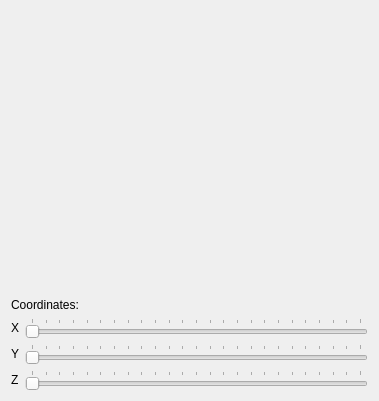
<?xml version="1.0" encoding="UTF-8"?>
<ui version="4.0">
 <class>Window</class>
 <widget class="QWidget" name="Window">
  <property name="geometry">
   <rect>
    <x>0</x>
    <y>0</y>
    <width>379</width>
    <height>401</height>
   </rect>
  </property>
  <property name="windowTitle">
   <string>Window</string>
  </property>
  <layout class="QVBoxLayout" name="verticalLayout">
   <item>
    <widget class="OpenGLWidget" name="openGLWidget" native="true">
     <property name="sizePolicy">
      <sizepolicy hsizetype="Expanding" vsizetype="Expanding">
       <horstretch>0</horstretch>
       <verstretch>0</verstretch>
      </sizepolicy>
     </property>
     <property name="minimumSize">
      <size>
       <width>200</width>
       <height>200</height>
      </size>
     </property>
    </widget>
   </item>
   <item>
    <widget class="QLabel" name="labelCoordinates">
     <property name="sizePolicy">
      <sizepolicy hsizetype="Preferred" vsizetype="Preferred">
       <horstretch>0</horstretch>
       <verstretch>0</verstretch>
      </sizepolicy>
     </property>
     <property name="text">
      <string>Coordinates:</string>
     </property>
    </widget>
   </item>
   <item>
    <layout class="QHBoxLayout" name="horizontalLayout_for_X">
     <item>
      <widget class="QLabel" name="labelX">
       <property name="text">
        <string>X</string>
       </property>
      </widget>
     </item>
     <item>
      <widget class="QSlider" name="xSlider">
       <property name="maximum">
        <number>360</number>
       </property>
       <property name="singleStep">
        <number>16</number>
       </property>
       <property name="pageStep">
        <number>15</number>
       </property>
       <property name="orientation">
        <enum>Qt::Horizontal</enum>
       </property>
       <property name="tickPosition">
        <enum>QSlider::TicksAbove</enum>
       </property>
       <property name="tickInterval">
        <number>15</number>
       </property>
      </widget>
     </item>
    </layout>
   </item>
   <item>
    <layout class="QHBoxLayout" name="horizontalLayout_for_Y">
     <item>
      <widget class="QLabel" name="labelY">
       <property name="text">
        <string>Y</string>
       </property>
      </widget>
     </item>
     <item>
      <widget class="QSlider" name="ySlider">
       <property name="maximum">
        <number>360</number>
       </property>
       <property name="singleStep">
        <number>16</number>
       </property>
       <property name="pageStep">
        <number>15</number>
       </property>
       <property name="orientation">
        <enum>Qt::Horizontal</enum>
       </property>
       <property name="tickPosition">
        <enum>QSlider::TicksAbove</enum>
       </property>
       <property name="tickInterval">
        <number>15</number>
       </property>
      </widget>
     </item>
    </layout>
   </item>
   <item>
    <layout class="QHBoxLayout" name="horizontalLayout_for_Z">
     <item>
      <widget class="QLabel" name="labelZ">
       <property name="text">
        <string>Z</string>
       </property>
      </widget>
     </item>
     <item>
      <widget class="QSlider" name="zSlider">
       <property name="maximum">
        <number>360</number>
       </property>
       <property name="singleStep">
        <number>16</number>
       </property>
       <property name="pageStep">
        <number>15</number>
       </property>
       <property name="orientation">
        <enum>Qt::Horizontal</enum>
       </property>
       <property name="tickPosition">
        <enum>QSlider::TicksAbove</enum>
       </property>
       <property name="tickInterval">
        <number>15</number>
       </property>
      </widget>
     </item>
    </layout>
   </item>
  </layout>
 </widget>
 <layoutdefault spacing="6" margin="11"/>
 <customwidgets>
  <customwidget>
   <class>OpenGLWidget</class>
   <extends>QWidget</extends>
   <header>oglwidget.h</header>
   <container>1</container>
   <slots>
    <slot>setXRotation(int)</slot>
    <slot>setZRotation(int)</slot>
    <slot>setYRotation(int)</slot>
   </slots>
  </customwidget>
 </customwidgets>
 <resources/>
 <connections>
  <connection>
   <sender>xSlider</sender>
   <signal>valueChanged(int)</signal>
   <receiver>openGLWidget</receiver>
   <slot>setXRotation(int)</slot>
   <hints>
    <hint type="sourcelabel">
     <x>81</x>
     <y>227</y>
    </hint>
    <hint type="destinationlabel">
     <x>83</x>
     <y>205</y>
    </hint>
   </hints>
  </connection>
  <connection>
   <sender>ySlider</sender>
   <signal>valueChanged(int)</signal>
   <receiver>openGLWidget</receiver>
   <slot>setYRotation(int)</slot>
   <hints>
    <hint type="sourcelabel">
     <x>153</x>
     <y>265</y>
    </hint>
    <hint type="destinationlabel">
     <x>156</x>
     <y>206</y>
    </hint>
   </hints>
  </connection>
  <connection>
   <sender>zSlider</sender>
   <signal>valueChanged(int)</signal>
   <receiver>openGLWidget</receiver>
   <slot>setZRotation(int)</slot>
   <hints>
    <hint type="sourcelabel">
     <x>229</x>
     <y>311</y>
    </hint>
    <hint type="destinationlabel">
     <x>227</x>
     <y>202</y>
    </hint>
   </hints>
  </connection>
 </connections>
</ui>
